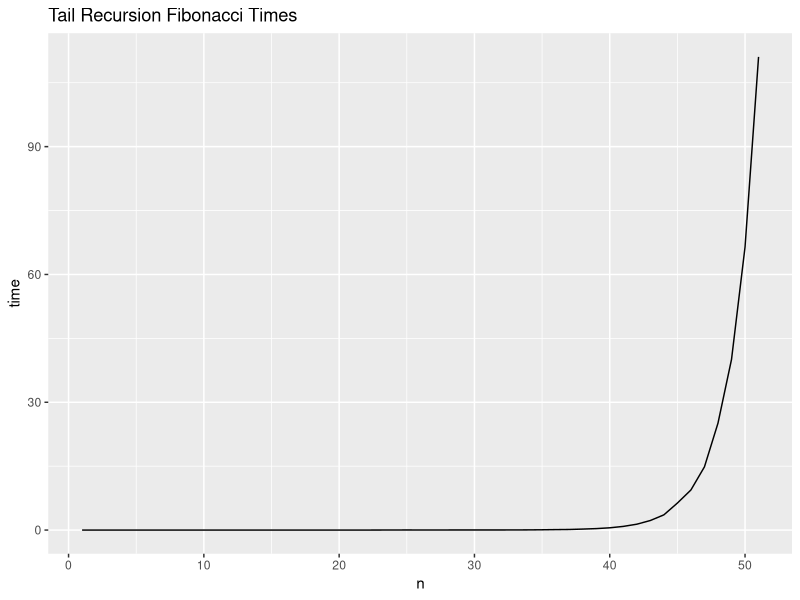
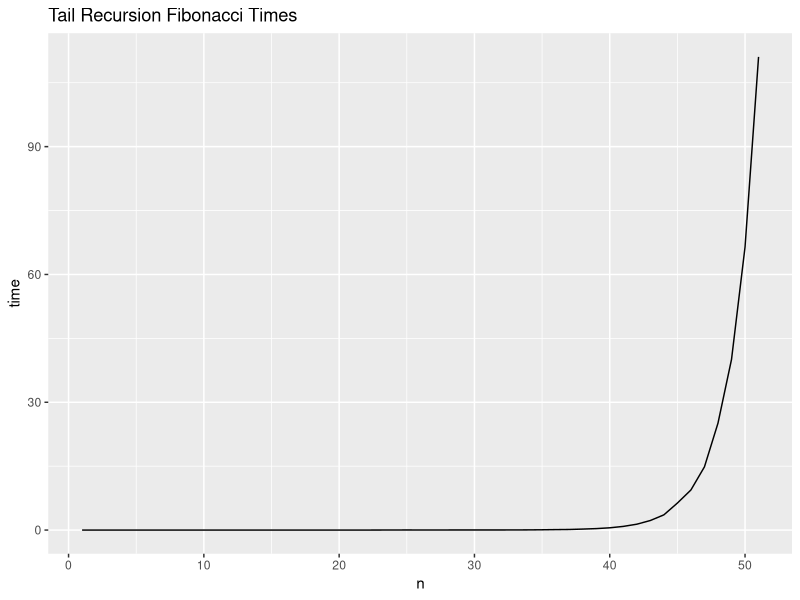

These charts were generated, in order, by the following R code:
library(ggplot2)
n <- c(1,2,3,4,5,6,7,8,9,10,11,12,13,14,15,16,17,18,19,20,21,22,23,24,26,27,28,30,29,31,32,25,33,34,35,36,37,38,39,40,41,42,43,44,45,46,47,48,49,50,51)
time <- c(0,0,0,0,0,0,0,0,0,0,0,0,0,0,0,0,0,0.001,0.001,0.002,0.004,0.006,0.011,0.017,0.018,0.021,0.023,0.025,0.026,0.026,0.026,0.027,0.031,0.044,0.07,0.109,0.14,0.233,0.344,0.533,0.862,1.378,2.246,3.574,6.341,9.416,14.843,25.091,40.04,66.436,111.065)
qplot(x=n, y=time, geom="line") + ggtitle("Tail Recursion Fibonacci Times")
ggsave("fibtimes.png")